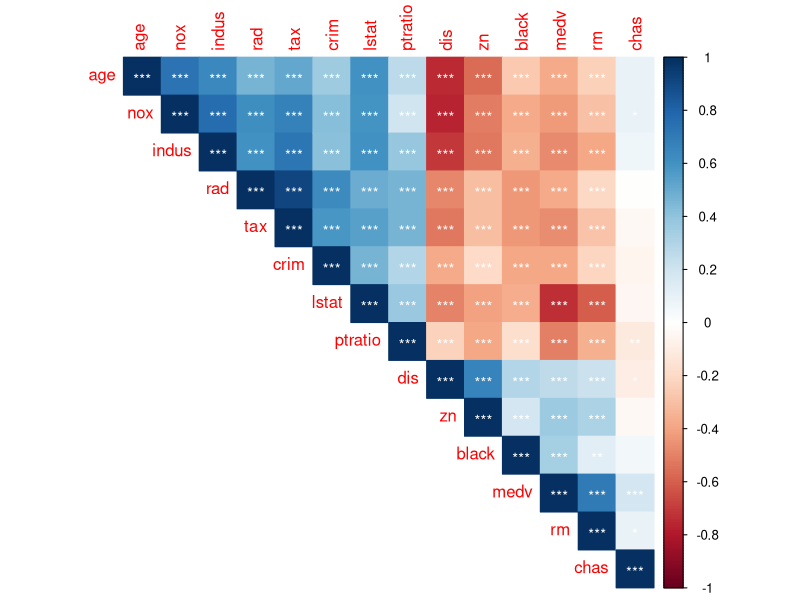
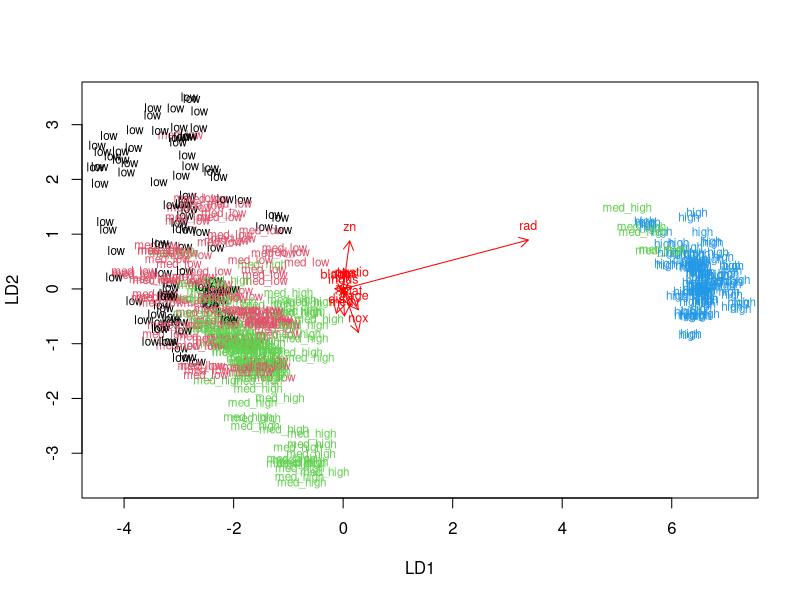
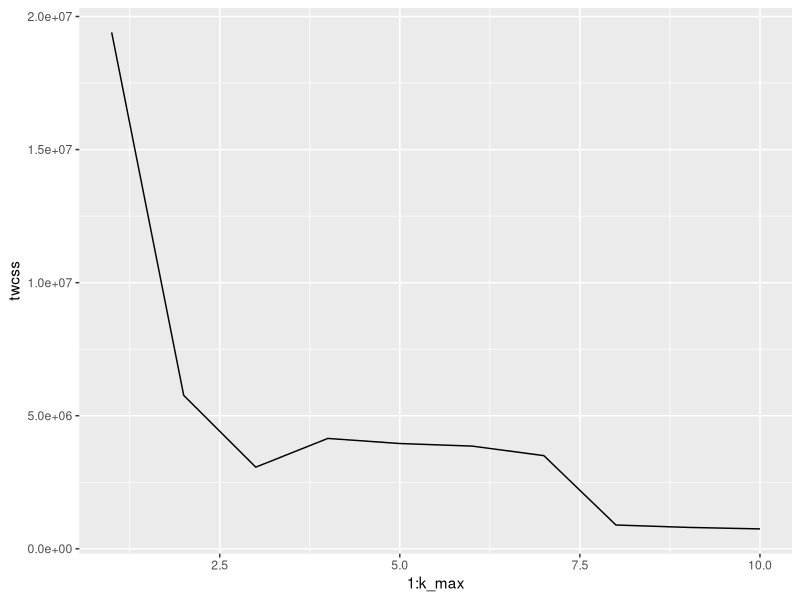
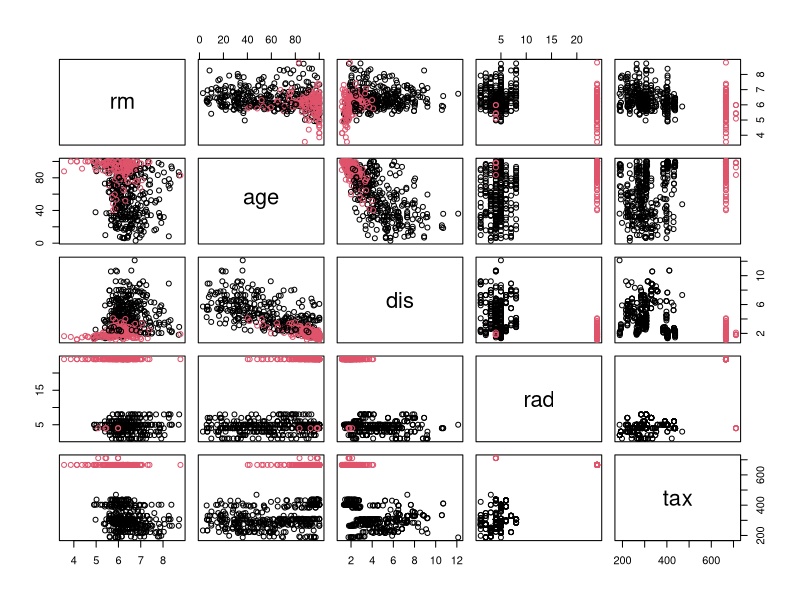

Write R code to recreate these figures, in order.
## ---- chunk 1
library(MASS)
## ---- chunk 2
data(Boston)
str(Boston) 
summary(Boston)
## ---- chunk 3
library(tidyverse)
library(dplyr)
library(corrplot)
## ---- chunk 4
cor_matrix <- cor(Boston) %>% round(2)
res1 <- cor.mtest(Boston, conf.level = .95)
corrplot(cor_matrix, p.mat = res1$p, method = "color", type = "upper",
         sig.level = c(.001, .01, .05), pch.cex = .9,
         insig = "label_sig", pch.col = "white", order = "AOE")
## ---- chunk 5
boston_scaled <- scale(Boston)
summary(boston_scaled)

## ---- chunk 6
# First converting the matrix into a dataframe
boston_scaled <- as.data.frame(boston_scaled)
summary(boston_scaled$crim)
## ---- chunk 7
# Creating a  quantile vector, and creating a categorical variable 'crime'
bins <- quantile(boston_scaled$crim)
# Creating categorical variable 'crime'
crime <- cut(boston_scaled$crim, breaks = bins, include.lowest = TRUE, label=c("low", "med_low", "med_high", "high"))  
# Table of the new crime variable
table(crime)  
# Removing original crim from the dataset
boston_scaled <- dplyr::select(boston_scaled, -crim)
# Adding the new categorical value to scaled data
boston_scaled <- data.frame(boston_scaled, crime)
## ---- chunk 8
# Choosing 80 % of the data as the training set based on the number of rows in the dataset
ind <- sample(nrow(boston_scaled),  size = nrow(boston_scaled) * 0.8)
train <- boston_scaled[ind,]
# Testing set is the data minus the training set
test <- boston_scaled[-ind,]
# Saving the actual correct classes into a new variable
correct_classes <- test$crime
# Removing the crime variable from test data
test <- dplyr::select(test, -crime)
## ---- chunk 9
lda.fit <- lda(crime ~ ., data = train)
lda.fit
## ---- chunk 10
# Creating a biplot to visualize the LDA
# Creating an arrow function (DataCamp)
lda.arrows <- function(x, myscale = 1, arrow_heads = 0.1, color = "red", tex = 0.75, choices = c(1,2)){
  heads <- coef(x)
  arrows(x0 = 0, y0 = 0, 
         x1 = myscale * heads[,choices[1]], 
         y1 = myscale * heads[,choices[2]], col=color, length = arrow_heads)
  text(myscale * heads[,choices], labels = row.names(heads), 
       cex = tex, col=color, pos=3)
}

# Converting the target classes as numeric ()
classes <- as.numeric(train$crime)
# Plotting the LDA results
plot(lda.fit, dimen = 2, col = classes, pch = classes)
lda.arrows(lda.fit, myscale = 1)
## ---- chunk 11
# Predicting the classes with test data
lda.pred <- predict(lda.fit, newdata = test)
# Cross-tabulating the correct classes and the predicted classes (lda.pred$class)
table(correct = correct_classes, predicted = lda.pred$class)
## ---- chunk 12
# Loading the Boston dataset
data(Boston)

# Scaling the data to get comparable distances
scaled <- scale(Boston)

# Calculating the Euclidean distances for the dataset
dist_eu <- dist(Boston)
summary(dist_eu)
# Calculating also the distance with "Manhattan"-method
dist_man <- dist(Boston, method = "manhattan")
summary(dist_man)


## ---- chunk 13
library (ggplot2)
set.seed(123)

# First deetermining the number of clusters in order to find the ideal amount
k_max <- 10

# Calculating the total within sum of squares
twcss <- sapply(1:k_max, function(k){kmeans(Boston, k)$tot.withinss})

# Visualize the results
qplot(x = 1:k_max, y = twcss, geom = 'line') 

# We see that 2 clusters is a good amount (the point where the line rapidly drops)
# K-means clustering
km <-kmeans(Boston, centers = 2)

# Plotting the Boston dataset with clusters, taking columns 6 to 10 for reference
pairs(Boston[6:10], col = km$cluster)  
